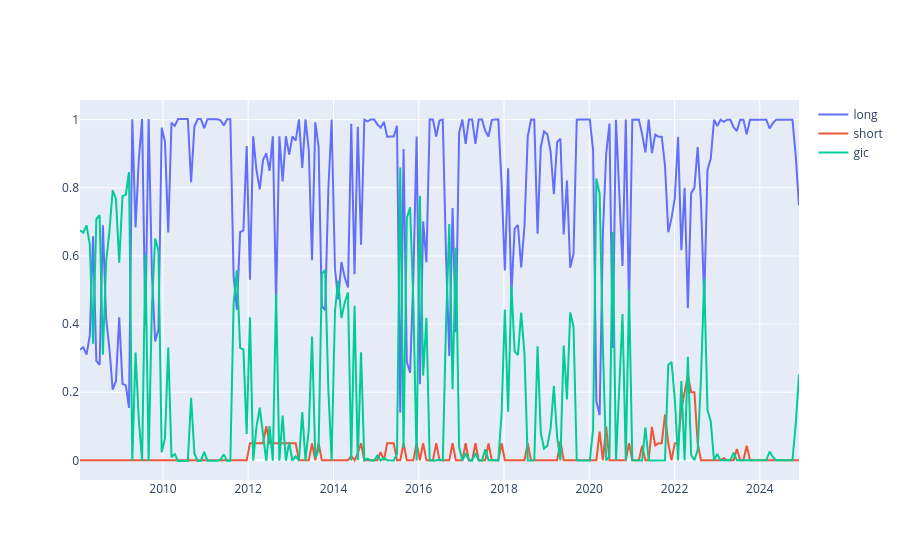

This figure's notebook cell:
### Code cell
import plotly.graph_objects as go 

df.loc[:, 'long'] = df[long_tickers].sum(axis = 1)/df[tickers + ['GIC']].sum(axis = 1)
df.loc[:, 'short'] = df[short_tickers].sum(axis = 1)/df[tickers + ['GIC']].sum(axis = 1)
df.loc[:, 'gic'] = df['GIC']/df[tickers + ['GIC']].sum(axis = 1)

fig = go.Figure()
fig.add_trace(go.Scatter(x = df.date, y = df.long, name = 'long'))
fig.add_trace(go.Scatter(x = df.date, y = df.short, name = 'short'))
fig.add_trace(go.Scatter(x = df.date, y = df.gic, name = 'gic'))

### Figure 1 — Plotly figure (JSON) as saved in the notebook; plotly's stock layout.template omitted (floating-point values rounded to 4 significant figures; data arrays with more than 128 entries replaced by an {"elided": "..."} marker saying what was removed)
{"data": [{"name": "long", "type": "scatter", "x": {"elided": "221 str values"}, "y": {"elided": "221 float values"}}, {"name": "short", "type": "scatter", "x": {"elided": "221 str values"}, "y": {"elided": "221 float values"}}, {"name": "gic", "type": "scatter", "x": {"elided": "221 str values"}, "y": {"elided": "221 float values"}}], "layout": {}}
